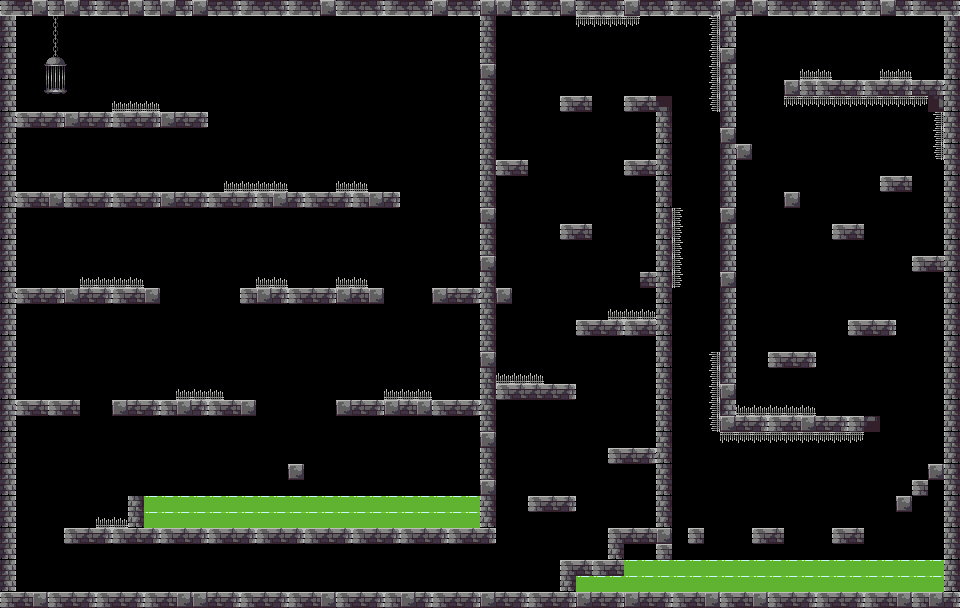

The image is a tile-based game level rendered from a .tmx file. Its description and source (layers, tilesets, objects; grid data summarised) follow:
An orthogonal 60x38 tile map with 16x16 px tiles, 3 tile layers (BaseLayer, Traps, hiddenBlock), 2 tilesets and 31 objects.

<map version="1.2" tiledversion="1.3.2" orientation="orthogonal" renderorder="right-down" compressionlevel="0" width="60" height="38" tilewidth="16" tileheight="16" infinite="0" nextlayerid="13" nextobjectid="406">
 <editorsettings>
  <export target="Stage2.json" format="json" />
 </editorsettings>
 <tileset firstgid="1" name="Assets" tilewidth="16" tileheight="16" tilecount="322" columns="23">
  <image source="Assets.png" width="368" height="224" />
 </tileset>
 <tileset firstgid="323" name="items" tilewidth="16" tileheight="16" tilecount="32" columns="4">
  <image source="../../../../Assignment/Assignment/resource/Level1/items.png" width="64" height="128" />
 </tileset>
 <layer id="1" name="BaseLayer" width="60" height="38">
  <data>[2280 cells, 2280 non-empty, 21 distinct tile ids]</data>
 </layer>
 <layer id="8" name="Traps" width="60" height="38">
  <data>[2280 cells, 166 non-empty, 5 distinct tile ids]</data>
 </layer>
 <layer id="11" name="hiddenBlock" width="60" height="38">
  <data>[2280 cells, 16 non-empty, 2 distinct tile ids]</data>
 </layer>
 <objectgroup id="12" name="Hearts">
  <object id="390" gid="323" x="176" y="432" width="16" height="16" />
  <object id="391" gid="324" x="192" y="432" width="16" height="16" />
  <object id="392" gid="327" x="176" y="448" width="16" height="16" />
  <object id="393" gid="328" x="192" y="448" width="16" height="16" />
  <object id="398" gid="324" x="800" y="464" width="16" height="16" />
  <object id="399" gid="323" x="784" y="464" width="16" height="16" />
  <object id="400" gid="327" x="784" y="480" width="16" height="16" />
  <object id="401" gid="328" x="800" y="480" width="16" height="16" />
  <object id="402" gid="328" x="96" y="272" width="16" height="16" />
  <object id="403" gid="327" x="80" y="272" width="16" height="16" />
  <object id="404" gid="323" x="80" y="256" width="16" height="16" />
  <object id="405" gid="324" x="96" y="256" width="16" height="16" />
 </objectgroup>
 <objectgroup id="3" name="Coins">
  <object id="6" gid="16" x="288" y="448" width="16" height="16" />
  <object id="7" gid="16" x="32" y="272" width="16" height="16" />
  <object id="8" gid="16" x="304" y="272" width="16" height="16" />
  <object id="9" gid="16" x="448" y="272" width="16" height="16" />
  <object id="17" gid="16" x="912" y="129.172" width="16" height="16" />
  <object id="18" gid="16" x="864" y="304" width="16" height="16" />
  <object id="19" gid="16" x="304" y="176" width="16" height="16" />
  <object id="20" gid="16" x="112" y="575.667" width="16" height="16" />
  <object id="23" gid="16" x="368" y="576" width="16" height="16" />
  <object id="24" gid="16" x="624" y="512" width="16" height="16" />
  <object id="26" gid="16" x="512" y="144" width="16" height="16" />
  <object id="27" gid="16" x="608" y="80" width="16" height="16" />
 </objectgroup>
 <objectgroup id="4" name="Chest">
  <object id="4" gid="131" x="848" y="80" width="16" height="16" />
  <object id="5" gid="85" x="496" y="288" width="16" height="16" />
  <object id="10" gid="85" x="48" y="192" width="16" height="16" />
  <object id="25" gid="85" x="640" y="160" width="16" height="16" />
 </objectgroup>
 <objectgroup id="5" name="ExitDoor">
  <object id="1" gid="1073741879" x="928" y="48" width="16" height="16" />
  <object id="2" gid="32" x="928" y="64" width="16" height="16" />
  <object id="3" gid="1073741856" x="928" y="80" width="16" height="16" />
 </objectgroup>
</map>
